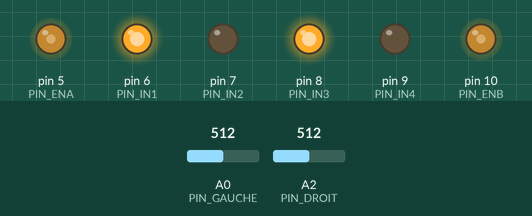
The sketch below on a simulated Arduino Uno, built with avr-gcc and run on an emulated ATmega328P. On the bench: output pins drawn as LEDs (lit = HIGH). Inputs (shaded band) come from the test bench; at power-on: A0 (PIN_GAUCHE) = 512, A2 (PIN_DROIT) = 512.

Above: at 1.2 s.
1.3 s: A0 (PIN_GAUCHE) set to 716
At 1.8 s:
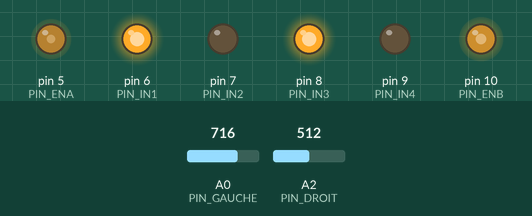
2.8 s: A2 (PIN_DROIT) set to 900
At 4.0 s:
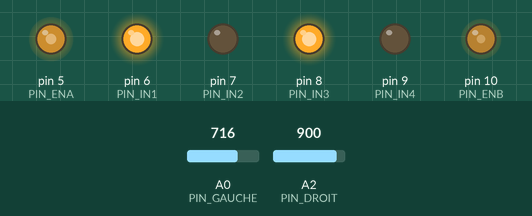
4.3 s: A0 (PIN_GAUCHE) set to 306
At 5.3 s:
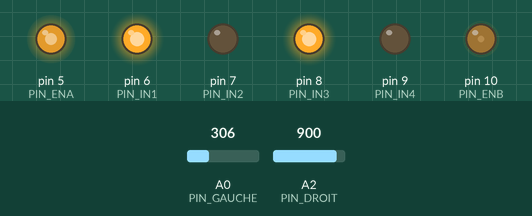
5.8 s: A2 (PIN_DROIT) set to 1023
At 6.4 s:
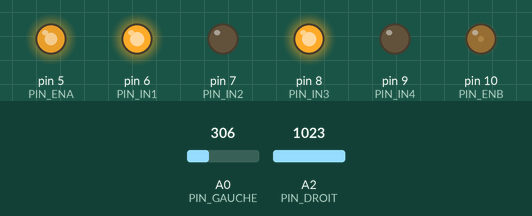
7.3 s: A0 (PIN_GAUCHE) set to 0
At 7.6 s:
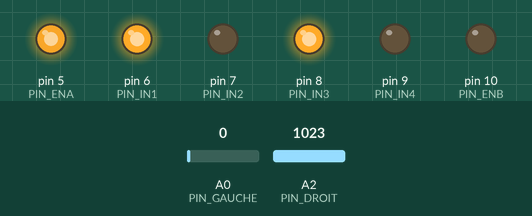
8.8 s: A0 (PIN_GAUCHE) set to 1023
At 9.9 s:
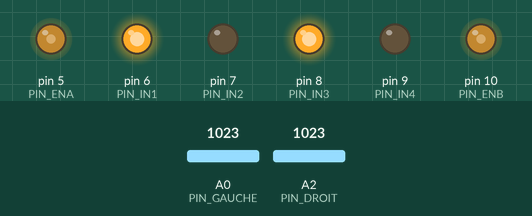
Timing chart, 0 to 11.3 s (numbered marks = the images above; inputs shaded):
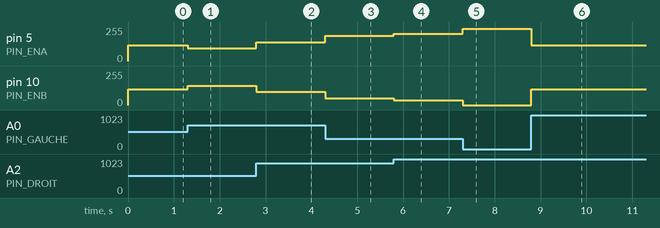

The sketch:

suiveur_proportionnel.ino
```cpp
const byte PIN_GAUCHE = A0;
const byte PIN_CENTRE = A1;
const byte PIN_DROIT = A2;
const byte PIN_ENA = 5;
const byte PIN_IN1 = 6;
const byte PIN_IN2 = 7;
const byte PIN_IN3 = 8;
const byte PIN_IN4 = 9;
const byte PIN_ENB = 10;
const int SEUIL = 500;
const byte BASE = 120;
const int KP = 12;

void roues(int gauche, int droite) {
  analogWrite(PIN_ENA, gauche);
  analogWrite(PIN_ENB, droite);
}

void setup() {
  pinMode(PIN_ENA, OUTPUT);
  pinMode(PIN_IN1, OUTPUT);
  pinMode(PIN_IN2, OUTPUT);
  pinMode(PIN_IN3, OUTPUT);
  pinMode(PIN_IN4, OUTPUT);
  pinMode(PIN_ENB, OUTPUT);
  digitalWrite(PIN_IN1, HIGH);
  digitalWrite(PIN_IN2, LOW);
  digitalWrite(PIN_IN3, HIGH);
  digitalWrite(PIN_IN4, LOW);
}

void loop() {
  int erreur = analogRead(PIN_GAUCHE) - analogRead(PIN_DROIT);
  int correction = erreur * KP / 100;
  roues(constrain(BASE - correction, 0, 255),
        constrain(BASE + correction, 0, 255));
}
```

Measured:
- after the input at 1.3 s, pin 5 (PIN_ENA): 120/255 → 96/255 at once; pin 10 (PIN_ENB): 120/255 → 144/255 at once
- after the input at 2.8 s, pin 5 (PIN_ENA): 96/255 → 142/255 at once; pin 10 (PIN_ENB): 144/255 → 98/255 at once
- after the input at 4.3 s, pin 5 (PIN_ENA): 142/255 → 191/255 at once; pin 10 (PIN_ENB): 98/255 → 49/255 at once
- after the input at 5.8 s, pin 5 (PIN_ENA): 191/255 → 206/255 at once; pin 10 (PIN_ENB): 49/255 → 34/255 at once
- after the input at 7.3 s, pin 5 (PIN_ENA): 206/255 → 242/255 at once; pin 10 (PIN_ENB): 34/255 → 0/255 at once
- after the input at 8.8 s, pin 5 (PIN_ENA): 242/255 → 120/255 at once; pin 10 (PIN_ENB): 0/255 → 120/255 at once
